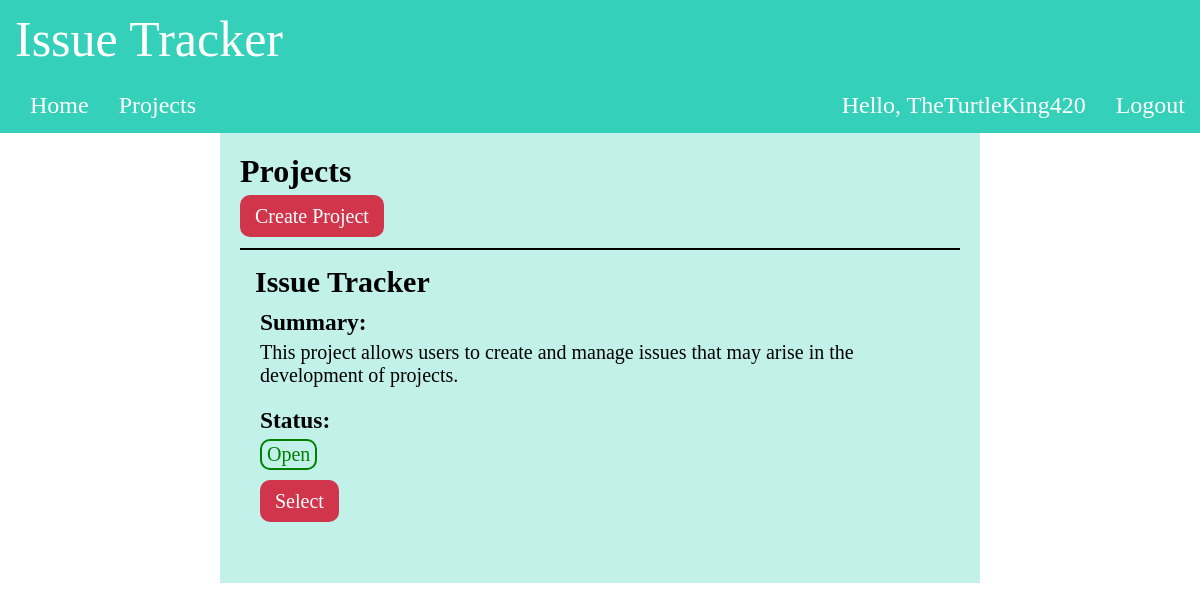
Page /projects/ (signed in) on the earlier database version.
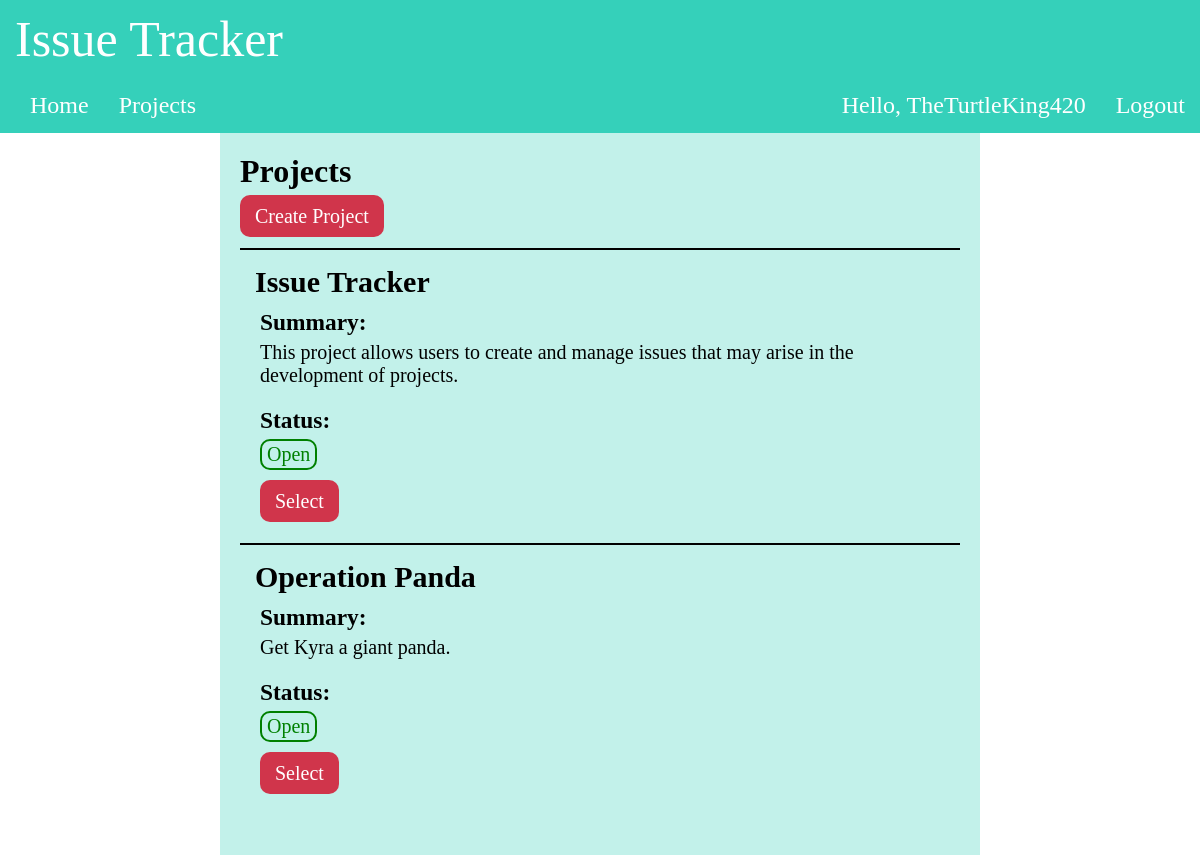
Same page on the later database version.
### projects/models.py (models this page shows, shortened)
class Project(models.Model):
    user_max_length = 150
    project_max_length = 50
    id = models.UUIDField(
                        primary_key=True,
                        default = uuid.uuid4,
                        editable = False)
    user = models.ForeignKey(to=User, on_delete=models.CASCADE)
    name = models.CharField(max_length=project_max_length)
    summary = models.TextField(blank=True, null=True)
    description = models.TextField(blank=True, null=True)
    status= models.CharField(max_length=20, default="Open")
    def get_absolute_url(self):
        return reverse("projects:project-details", kwargs={"project_id": self.id})

class ProjectUser(models.Model):
    project = models.ForeignKey(Project, on_delete=models.CASCADE)
    user = models.ForeignKey(to=User, on_delete=models.CASCADE)

### projects/views.py (the view)
# urls.py: path('', project_list_view, name='project-list'),
def project_list_view(request):
    if request.user.is_authenticated:
        queryset = Project.objects.filter(user=request.user)
        membershipset = ProjectUser.objects.filter(user=request.user)
        print(membershipset)
        context = {
            "project_list": queryset,
            "membershipset": membershipset,
            }
        return render(request, "projects/project_list.html", context)
    context = {}
    return render(request, "projects/project_list.html", context)

### projects/templates/projects/project_list.html (shortened to what this page needs)
{% extends 'layout/base.html' %}
{% block content %}
{% load static %}
<link rel="stylesheet" href="{% static '/css/project.css' %}" />
<div class="project-container">
<h1>Projects</h1>
    <div class="create-header">
        <a href="{% url 'projects:project-create' %}">Create Project</a>
    </div>
{% if user.is_authenticated %}
<div class="project-list">
    {% if project_list.all %}
    {% for project in project_list %}
    <div class="project">
        <h2>{{ project.name }}</h2>
        <div class="project-field">
            <h3>Summary:</h3>
            {{ project.summary }}
        </div>
        <div class="project-field">
            <h3>Status:</h3>
            {% if project.status == 'Closed' %}
            <div class="status-closed">
            {% elif project.status == 'Open' %}
            <div class="status-open">
            {% else %}
            <div class="status-dis">
            {% endif %}
                {{ project.status }}
            </div>
        </div>
        <div class="project-field">
            <a href="{{ project.get_absolute_url }}">Select</a>
        </div>
    </div>
    {% endfor %}
    {% for ProjectForm in membershipset %}
        <div class="project">
            <h2>{{ ProjectForm.project.name }}</h2>
            <div class="project-field">
                <h3>Summary:</h3>
                {{ ProjectForm.project.summary }}
            </div>
            <div class="project-field">
                <h3>Status:</h3>
                {% if ProjectForm.project.status == 'Closed' %}
                <div class="status-closed">
                {% elif ProjectForm.project.status == 'Open' %}
                <div class="status-open">
                {% else %}
                <div class="status-dis">
                {% endif %}
                    {{ ProjectForm.project.status }}
                </div>
            </div>
            <div class="project-field">
                <a href="{{ ProjectForm.project.get_absolute_url }}">Select</a>
            </div>
        </div>
    {% endfor %}
    {% else %}
    <div class="project-list">There are no projects, you should create some.</div>
    {% endif %}
</div>
{% else %}
<div class="no-projects">
        <label class="no-projects">If you were logged in your projects would go here.</label>
        <a href="{% url 'users:user-login' %}">Login</a>
</div>
{% endif %}
</div>
{% endblock %}

### layout/templates/layout/base.html (shortened to what this page needs)
<!doctype html>
<html>
<head>
    {% load static %}
    <link rel="stylesheet" type="text/css" href="{% static '/css/base.css' %}" />
</head>
{% include 'layout/navbar.html' %}
<body>
    {% block content %}{% endblock %}
</body>
</html>

### layout/templates/layout/navbar.html (shortened to what this page needs)
<nav class="navbar">
    <div class="nav-title">
        <a href="{% url 'home' %}">Issue Tracker</a>
    </div>
    <div class="nav-container">
        <a href="{% url 'home' %}">Home</a>
        <a href="{% url 'projects:project-list' %}">Projects</a>
        <section class="user-manage">
            {% if request.user.is_authenticated %}
            <label class="user">Hello, {{ request.user }}</label>
            <a href="{% url 'users:user-logout' %}">Logout</a>
            {% else %}
            <a href="{% url 'users:user-login' %}">Login</a>
            <a class="user-manage" href="{% url 'users:user-register' %}">Register</a>
            {% endif %}
        </section>
    </div>
</nav>

### layout/static/css/base.css (style rules this page uses)
body { margin: 0px; background-color: white; padding: 0; }
.navbar { background-color: #35D0BA; display: block; width: 100%; overflow: hidden; }
.nav-container a, .nav-title a { float: left; color: white; text-align: center; padding: 10px 15px; text-decoration: none; font-size: 24px; }
.nav-title a { font-size: 50px !important; }
.nav-container, .nav-title { width: 100%; display: inline-block; }
.nav-container { margin-left: 15px; }
.user-manage { float: right; margin-right: 15px; }
.user { color: white; float: left; padding: 10px 15px; font-size: 24px; }

### projects/static/css/project.css (style rules this page uses)
.project-list { justify-content: center; margin-bottom: 20px; }
.project-container, .issue-container { padding: 20px; margin-left: auto; margin-right: auto; width: 60%; height: 100%; background-color: #c2f1ea; }
.project-container a, .submit, .issue-container a { text-align: center; padding: 10px 15px; background-color: #D0354B; margin-top: 10px; margin-bottom: 10px; color: white; text-decoration: none; border-radius: 10px; border: hidden; white-space: nowrap; font-size: 20px; }
.create-header { border-bottom: 2px solid; padding-bottom: 20px; }
.project-field, .issue-field { display: block; padding: 5px; margin-bottom: 10px; }
.status-open { color: green; border-color: green; }
.status-closed, .status-open, .status-dis { width: fit-content; border: 2.5px solid; padding: 2px 5px; border-radius: 10px; }
.project, .issue, .comment, .comment:last-of-type { display: block; border-bottom: 2px solid; padding: 15px; font-size: 20px; }
.project:last-of-type, .issue:last-of-type { border-bottom: 0px; }
h1 { margin-top: 0; margin-bottom: 15px; }
h2, h3 { margin-top: 0; margin-bottom: 5px; }

Differences in the rows shown:
added ProjectUser: project.name "Operation Panda", project.summary "Get Kyra a giant panda.", project.status "Open"
